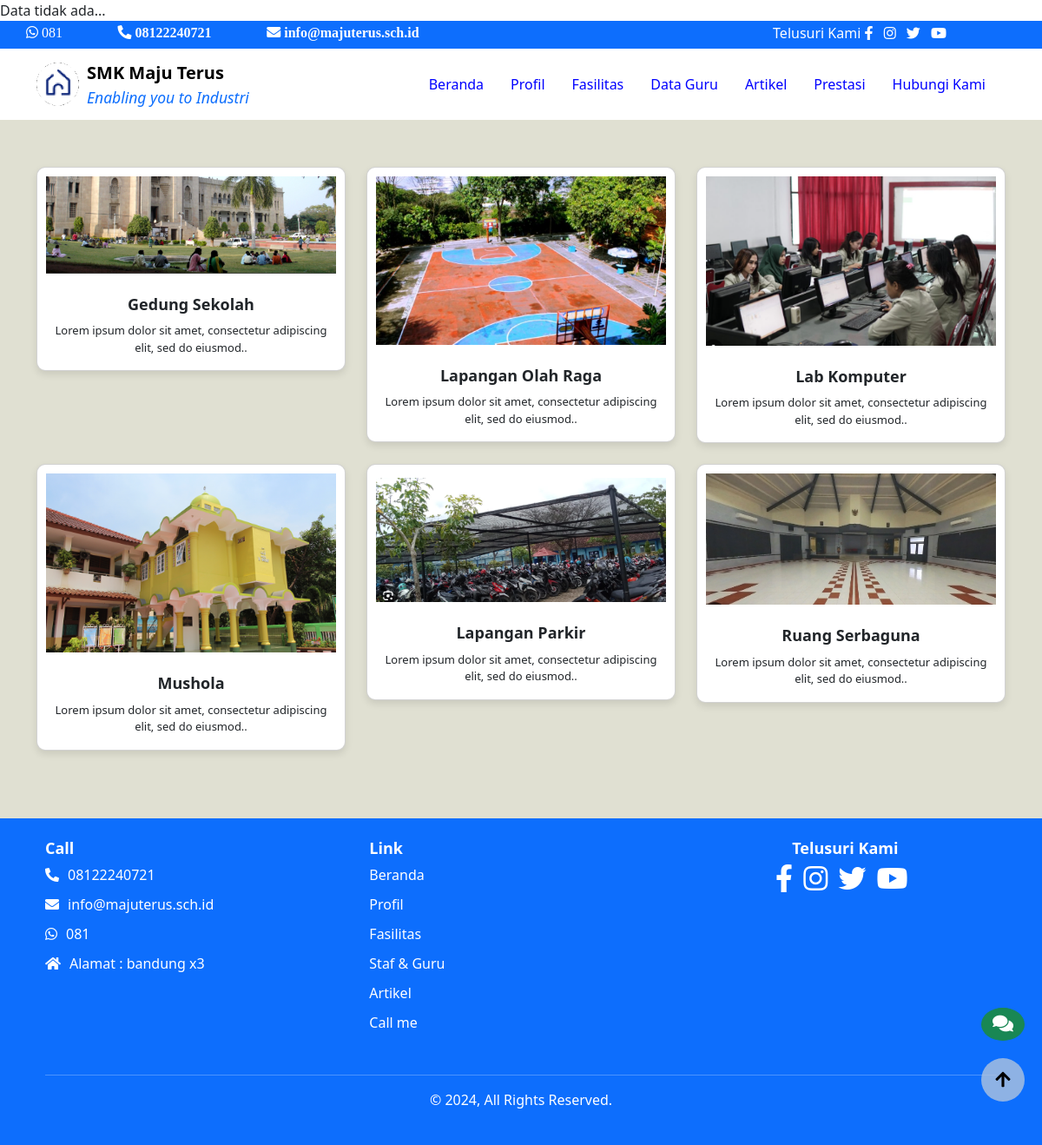
The page /index.php?aksi=fasilitas on the database its author committed.
### tables this page shows
CREATE TABLE `tbl_sekolah` (
  `id` int(11) NOT NULL AUTO_INCREMENT,
  `nama_sekolah` varchar(200) DEFAULT NULL,
  `motto` varchar(200) DEFAULT NULL,
  `alamat` varchar(200) DEFAULT NULL,
  `telepon` varchar(200) DEFAULT NULL,
  `wa` varchar(200) DEFAULT NULL,
  `instagram` varchar(200) DEFAULT NULL,
  `facebook` varchar(200) DEFAULT NULL,
  `twitter` varchar(200) DEFAULT NULL,
  `youtube` varchar(200) DEFAULT NULL,
  `email` varchar(200) DEFAULT NULL,
  `gambar` varchar(200) DEFAULT NULL,
  PRIMARY KEY (`id`)
);

CREATE TABLE `tbl_fasilitas` (
  `id` int(11) NOT NULL AUTO_INCREMENT,
  `nm_fasilitas` varchar(200) DEFAULT NULL,
  `keterangan` text DEFAULT NULL,
  `gambar` varchar(200) DEFAULT NULL,
  `id_user` int(3) DEFAULT NULL,
  PRIMARY KEY (`id`)
);

### admin/function/database.php (called while the page is built, shortened)
<?php
class database{
	public $host = "localhost";
	public $username = "root";
	public $password = "";
	public $database = "db_projek_akhir";
function __construct(){
		$this->koneksi = mysqli_connect($this->host, $this->username, $this->password,$this->database);
	}
}
?>

### fasilitas.php (the view, shortened to what this page needs)
 <section id="kontenutama" class="kontenutama">
     <div class="container my-4">
        <div class="row">
     <?php
        $fasilitas = $function_all->tampil_data_fasilitas();
        $nom=0;
        foreach($fasilitas as $row)
        {
            $nom=$nom+1;
            ?>
            <div class="col-md-4 mb-4">
                <div class="card">
                    <img src="images/fasilitas/<?php echo htmlspecialchars($row['gambar']); ?>" class="card-img-top" alt="Gedung Sekolah" data-bs-toggle="modal" data-bs-target="#imageModal<?php echo $nom; ?>">
                    <div class="card-body">
                        <h5 class="card-title"><?php echo $row['nm_fasilitas'];   ?></h5>
                        <p class="card-text"><?php echo $row['keterangan'];   ?></p>
                    </div>
                </div>
            </div>
<?php } ?>
</div>
</section>

### index.php (shortened to what this page needs)
<!DOCTYPE html>
<html lang="en">
<?php include './head.php';?>
<body>
 <?php include './header.php';?>
 <?php
if (isset($_GET['aksi']))
{
     if ($_GET['aksi']=="profil")
         {
           include './profil.php';
         }
    else if ($_GET['aksi']=="fasilitas")
         {
           include './fasilitas.php';
         }
}
else
{
         include './main.php';
}
   include './footer.php';
   ?>
</body>
</html>

### head.php (shortened to what this page needs)
<head>
    <link href="https://cdn.jsdelivr.net/npm/bootstrap@5.3.0-alpha1/dist/css/bootstrap.min.css" rel="stylesheet">
    <link rel="stylesheet" href="https://cdnjs.cloudflare.com/ajax/libs/font-awesome/5.15.4/css/all.min.css">
    <link rel="stylesheet" href="css/style.css">
</head>

### function_all.php (shortened to what this page needs)
<?php
include('admin/function/database.php');
class function_all  extends  database {
 function cek_pengunjung($ip_address){
		$sql = mysqli_query($this->koneksi,"SELECT ip_address FROM tbl_pengunjung where ip_address='$ip_address'");
		$number = mysqli_num_rows($sql);
		if ($number==0) {  echo "Data tidak ada...";  return [];
	}
		return $hasil;
}
function tampil_data_sekolah()
	{
		$sql = mysqli_query($this->koneksi,"select * from tbl_sekolah");
		$number = mysqli_num_rows($sql);
		while($row = mysqli_fetch_array($sql,MYSQLI_ASSOC)){
			$hasil[] = $row;
		}
		return $hasil;
	}
function tampil_data_fasilitas()
	{
		$sql = mysqli_query($this->koneksi,"select * from tbl_fasilitas");
		$number = mysqli_num_rows($sql);
		while($row = mysqli_fetch_array($sql,MYSQLI_ASSOC)){
			$hasil[] = $row;
		}
		return $hasil;
	}
}
?>

### header.php (shortened to what this page needs)
<?php
include('function_all.php');
$function_all = new function_all();
$sekolah = $function_all->tampil_data_sekolah();
$sekolah = $sekolah[0];
$ip_address = $_SERVER['REMOTE_ADDR'];
if (is_array($_SERVER['REMOTE_ADDR'])) {
    $ip_address = $_SERVER['REMOTE_ADDR'][0];
} else {
    $ip_address = $_SERVER['REMOTE_ADDR'];
}
 $cek_pengunjung = $function_all->cek_pengunjung($ip_address);
 ?>
<div class="header-info bg-primary text-white" style="padding-top: 0px; padding-bottom: 0px;">
    <div class="row">
            <div class="col-md-8 custom-hide" style="font-family: Comic Sans MS;">
                <h6 class="fab fa-whatsapp" style="padding-left: 30px; padding-top: 5px; padding-right: 30px;">
                    <?php echo $sekolah['wa']; ?>
                </h6>
                <h6 class="fas fa-phone-alt" style="padding-left: 30px; padding-top: 5px; padding-right: 30px;">
                    <?php echo $sekolah['telepon']; ?>
                </h6>
                <h6 class="fas fa-envelope" style="padding-left: 30px; padding-top: 5px; padding-right: 30px;">
                    <?php echo $sekolah['email']; ?>
                </h6>
            </div>
        <div class="col-md-3 d-none d-md-block" style="padding-top:5px; text-align: left; text-align:right;">
             <h6>Telusuri Kami
                <a href="<?php echo $sekolah['facebook']; ?>" class="text-white me-2"><i class="fab fa-facebook-f"></i></a>
                <a href="<?php echo $sekolah['instagram']; ?>" class="text-white me-2"><i class="fab fa-instagram"></i></a>
                <a href="<?php echo $sekolah['twitter']; ?>" class="text-white me-2"><i class="fab fa-twitter"></i></a>
                <a href="<?php echo $sekolah['youtube']; ?>" class="text-white me-2"><i class="fab fa-youtube"></i></a>
            </h6>
        </div>
    </div>
</div>
<nav class="navbar navbar-expand-lg navbar-light sticky-top" >
    <div class="container">
        <a class="navbar-brand d-flex align-items-center" href="#">
            <img src="images/sekolah/<?php echo htmlspecialchars($sekolah['gambar']); ?>" alt="Logo" width="50" height="50" class="d-inline-block align-text-top me-2">
            <div class="text-start">
                <span class="d-block fw-bold"><?php echo $sekolah['nama_sekolah']; ?></span>
              <small class="d-block text-primary"><em><?php echo $sekolah['motto']; ?></em></small>
            </div>
        </a>
        <div class="collapse navbar-collapse" id="navbarNav">
            <ul class="navbar-nav ms-auto">
                <li class="nav-item">
                    <a class="nav-link"  href="./index.php">Beranda</a>
                </li>
                <li class="nav-item">
                    <a class="nav-link"  href="./index.php?aksi=profil">Profil</a>
                </li>
                <li class="nav-item">
                    <a class="nav-link"   href="./index.php?aksi=fasilitas">Fasilitas</a>
                </li>
                <li class="nav-item">
                    <a class="nav-link"   href="./index.php?aksi=guru">Data Guru</a>
                </li>
                <li class="nav-item">
                    <a class="nav-link"   href="./index.php?aksi=artikel">Artikel</a>
                </li>
                <li class="nav-item">
                    <a class="nav-link"   href="./index.php?aksi=prestasi">Prestasi</a>
                </li>
                 <li class="nav-item">
                    <a class="nav-link"   href="./index.php?aksi=kontak">Hubungi Kami</a>
                </li>
</ul>
        </div>
    </div>
</nav>

### footer.php (shortened to what this page needs)
<button type="button" class="btn btn-success rounded-circle" id="liveChatBtn" data-bs-toggle="modal" data-bs-target="#chatModal" title="Live Chat" style="position: fixed; bottom: 120px; right: 20px; z-index: 999;">
    <i class="fas fa-comments fa-lg"></i>
</button>
    <button onclick="topFunction()" id="goTopBtn" title="Go to Top">
        <i class="fas fa-arrow-up"></i>
    </button>
    <footer class="bg-primary text-white py-4">
        <div class="container">
            <div class="row text-center text-md-start">
                <div class="col-12 col-md-4 mb-3">
                    <h5>Call</h5>
                    <ul class="list-unstyled">
                        <li><i class="fas fa-phone-alt"></i><?php echo $sekolah['telepon']; ?></li>
                        <li><i class="fas fa-envelope"></i><?php echo $sekolah['email']; ?></li>
                        <li><i class="fab fa-whatsapp"></i><?php echo $sekolah['wa']; ?></li>
                        <li><i class="fas fa-home"></i>Alamat : <?php echo $sekolah['alamat']; ?></li>
                    </ul>
                </div>
                <div class="col-12 col-md-4 mb-3">
                    <h5>Link</h5>
                    <ul class="list-unstyled">
                        <li><a href="./index.php" class="text-white">Beranda</a></li>
                        <li><a href="./index.php?aksi=profil" class="text-white">Profil</a></li>
                        <li><a href="./index.php?aksi=fasilitas" class="text-white">Fasilitas</a></li>
                        <li><a href="./index.php?aksi=guru" class="text-white">Staf & Guru</a></li>
                        <li><a href="./index.php?aksi=artikel" class="text-white">Artikel</a></li>
                        <li><a href="./index.php?aksi=kontak" class="text-white">Call me</a></li>
                    </ul>
                </div>
                <div class="col-12 col-md-4 mb-3 text-md-center d-none d-md-block">
                <h5>Telusuri Kami</h5>
                <a href="<?php echo $sekolah['facebook']; ?>" class="text-white me-2"><i class="fab fa-facebook-f fa-2x"></i></a>
                <a href="<?php echo $sekolah['instagram']; ?>" class="text-white me-2"><i class="fab fa-instagram fa-2x"></i></a>
                <a href="<?php echo $sekolah['twitter']; ?>" class="text-white me-2"><i class="fab fa-twitter fa-2x"></i></a>
                <a href="<?php echo $sekolah['youtube']; ?>" class="text-white me-2"><i class="fab fa-youtube fa-2x"></i></a>
            </div>
            </div>
            <hr class="my-3 border-white">
            <div class="text-center">
                <p>&copy; 2024, All Rights Reserved.</p>
            </div>
        </div>
    </footer>

### css/style.css (style rules this page uses)
.header-info { background-color: #320CCC; font-size: 0.9rem; }
.header-info a { color: #ffffff; transition: color 0.3s ease; }
.navbar { background-color: white; }
.nav-link { color: blue; transition: background-color 0.3s; }
.nav-item { margin-right: 15px; }
.container.my-4 { margin-top: 40px; margin-bottom: 40px; margin-left: auto; margin-right: auto; }
.kontenutama { background-color: rgb(224, 224, 210); padding: 30px 20px; text-align: center; animation: fadeInUp 1.5s ease-in-out; }
.card { border-radius: 10px; box-shadow: 0px 4px 8px rgba(0, 0, 0, 0.1); transition: transform 0.3s ease, box-shadow 0.3s ease; }
.card-body { padding-top: 15px; }
.card-title { font-weight: bold; font-size: 18px; margin-bottom: 10px; }
.card-text { font-size: 13px; margin-bottom: 0; }
.card-img-top { border-top-left-radius: 10px; border-top-right-radius: 10px; padding: 10px; }
footer { background-color: #1e40af; }
footer h5 { font-size: 18px; font-weight: bold; }
footer ul { padding-left: 0; }
footer ul li { margin-bottom: 10px; font-size: 16px; display: flex; align-items: center; }
footer ul li i { margin-right: 10px; color: #ffffff; }
footer a.text-white { text-decoration: none; transition: color 0.3s ease; }
footer .border-white { border-color: rgba(255, 255, 255, 0.2); }
@media (min-width: 992px) { footer { padding-left: 40px; padding-right: 40px; } }
#goTopBtn { position: fixed; bottom: 20px; right: 20px; display: none; z-index: 99; font-size: 18px; border: none; outline: none; background-color: #007bff; color: white; cursor: pointer; padding: 15px; border-radius: 50%; }

### footer.php (style rules this page uses)
#goTopBtn { position: fixed; bottom: 50px; right: 20px; background-color: rgba(176, 196, 222, 0.8); color: #000; border: none; border-radius: 50%; width: 50px; height: 50px; display: flex; align-items: center; justify-content: center; font-size: 20px; transition: background-color 0.5s; z-index: 1000; }

### rows shown on the page
tbl_sekolah: wa "081", telepon "08122240721", email "info@majuterus.sch.id", gambar (picture), nama_sekolah "SMK Maju Terus", motto "Enabling you to Industri", alamat "bandung x3"
tbl_fasilitas: gambar (picture), nm_fasilitas "Gedung Sekolah", keterangan "Lorem ipsum dolor sit amet, consectetur adipiscing elit, sed do eiusmod.."
tbl_fasilitas: gambar (picture), nm_fasilitas "Lapangan Olah Raga", keterangan "Lorem ipsum dolor sit amet, consectetur adipiscing elit, sed do eiusmod.."
tbl_fasilitas: gambar (picture), nm_fasilitas "Lab Komputer", keterangan "Lorem ipsum dolor sit amet, consectetur adipiscing elit, sed do eiusmod.."
tbl_fasilitas: gambar (picture), nm_fasilitas "Mushola", keterangan "Lorem ipsum dolor sit amet, consectetur adipiscing elit, sed do eiusmod.."
tbl_fasilitas: gambar (picture), nm_fasilitas "Lapangan Parkir", keterangan "Lorem ipsum dolor sit amet, consectetur adipiscing elit, sed do eiusmod.."
tbl_fasilitas: gambar (picture), nm_fasilitas "Ruang Serbaguna", keterangan "Lorem ipsum dolor sit amet, consectetur adipiscing elit, sed do eiusmod.."
